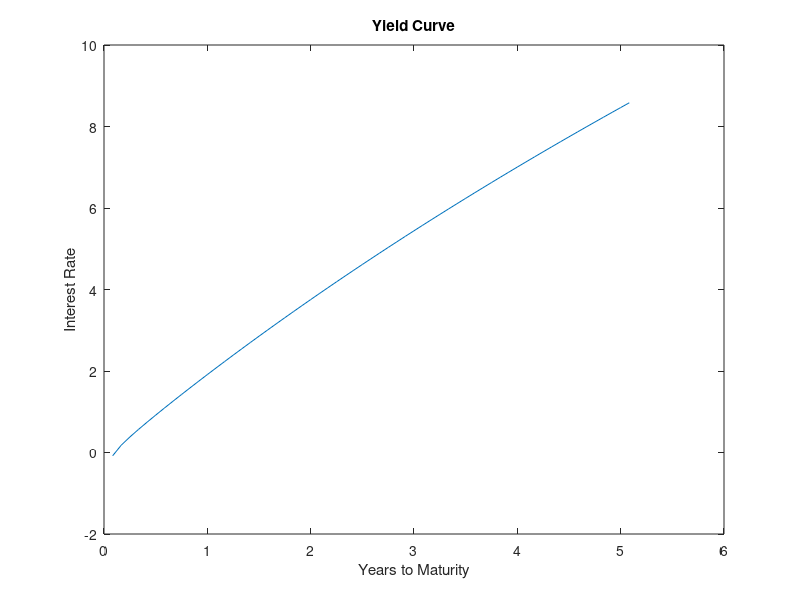

This chart was generated by the following MATLAB code:
%% Solution of the Long Run risks Model 
% Produced by Ivan Shaliastovich
% !!! For Teaching Purposes Only !!!
% Modified by Alex von Hafften on March 27, 2022

clear all
close all


freq = 12;      % number of periods per year

%%%%%%%%%%%%%%%%%%%%%%%%%%%%%%%%%%%%%%%%%%%%%%%%%%%
% Calibration:
% ------------ Preferences:
delta   =0.999;      
psi=  1.5;          
ga=  10;

% ------------ CONSUMPTION:
mu_c= 0.0015;
rho= 0.978; 
varphi_e = 0.037;

%------------ Volatility:
sigma_w=0.0000028;
nu= 0.999;
sigma_c0=  0.0072;    

% ------------ DIVIDENDS (MARKET Portfolio)
mu_d=  0.0015;     
phi= 2.5;
varphi_d =5.96;
pi_d = 2.6;

%%%%%%%%%%%%%%%%%%%%%%%%%%%%%%%%%%%%%%%%%%%%%%%%%%%

% ------------ Model Solution: Consumption Asset

theta = (1-ga)/(1-1/psi);

% Solve for kappa1
dif = 100;
kappa1 = delta;
count = 0;

while dif>1.0e-10
    
    
    A_x = (1-1/psi)/(1-kappa1*rho);  

    A_s = 0.5*((1-ga)*(1-1/psi) / (1-kappa1*nu))*( 1 +varphi_e^2* (kappa1/ (1-kappa1*rho))^2);
    
    kappa1_NEW = delta*exp( (1-1/psi)* mu_c + A_s*(1-kappa1*nu)*sigma_c0^2 ...
        +0.5*theta*kappa1^2*(A_s )^2*sigma_w^2 );
                
    dif = abs(kappa1-kappa1_NEW);
    kappa1 = kappa1_NEW;
    
    count = count+1;
    
    if count>500 
        kappa1=2; 
        break;
    end
end

if (kappa1>1 || kappa1<0.0) 
    error('Error: No Equilibrium Solution');    
end

% SDF Solution:
m_x = -1/psi;
m_s = (1-theta)*A_s*(1-kappa1*nu);
m_c0 = theta*log(delta) - (theta-1)*log(kappa1) - ga*mu_c - m_s*sigma_c0^2;

Lambda_g = ga;
Lambda_x = (1-theta)*kappa1*A_x;
Lambda_s = (1-theta)*kappa1*A_s;

% Parameters of the Real Yield curve
T = 12*5+1;
B_c0 = zeros(T,1);
B_x = zeros(T,1);
B_s = zeros(T,1);

B_c0(1) = m_c0 + 0.5*Lambda_s^2*sigma_w^2;
B_x(1) = m_x;
B_s(1) = m_s + 0.5*(ga^2 +  varphi_e^2*Lambda_x^2);

disp('Question 1: ')
fprintf(' Average annualized log return on consumption asset is  %2.5f  \n',  (-log(kappa1) + mu_c)*100*freq);
fprintf(' Average annualized one-period real risk-free  rate is  %2.5f  \n',  (-B_c0(1) - B_s(1)*sigma_c0^2)*100*freq);

% SDF volatility decomposition
c_vol = Lambda_g^2*sigma_c0^2;
x_vol = Lambda_x^2*varphi_e^2*sigma_c0^2;
s_vol = sigma_w^2*Lambda_s^2;
sdf_vol = c_vol + x_vol + s_vol;

disp('Question 2: ')
fprintf(' Average conditional volatility of SDF %2.5f  \n',  sdf_vol*100*freq);
fprintf(' Fraction from short-run news %2.5f  percent \n',  c_vol/sdf_vol*100);
fprintf(' Fraction from long-run news %2.5f  percent \n',  x_vol/sdf_vol*100);
fprintf(' Fraction from volatility news %2.5f  percent \n',  s_vol/sdf_vol*100);

%%%%%%%%%%%%%%%%%%%%%%%%%%%%%%%%%%%%%%%%%%%%%%%%%%%

% ------------ Term Structure

for t = 2:T
    B_c0(t) = - m_c0 + B_c0(t-1) + B_s(t-1)*sigma_c0^2*(1+nu) ...
        - 1/2*(Lambda_s*sigma_w - B_s(t-1)*sigma_w)^2;
    B_x(t) = - m_x + B_x(t-1)*rho;
    B_s(t) = - m_s + B_s(t-1)*nu - 1/2*(Lambda_g + (Lambda_x*varphi_e + B_x(t-1)*varphi_e)^2);
end

yield_curve = (B_c0 + B_s*sigma_c0^2)./((1:T)')*100;

% for question 4
plot((1:T)'./freq,yield_curve)
title("Yield Curve")
xlabel("Years to Maturity")
ylabel("Interest Rate")
saveas(gcf,"p4_output_4.png")

%%%%%%%%%%%%%%%%%%%%%%%%%%%%%%%%%%%%%%%%%%%%%%%%%%%

% ------------ Model solution: Dividend-Paying Asset


% Solve for kappa1d
dif = 100;
kappa1d = delta;
count = 0;

while dif>1.0e-10
    
    H_x = (m_x + phi)/(1 - kappa1d*rho);

    H_s = (m_s + 0.5 * (Lambda_g - pi_d)^2 + 0.5 * (Lambda_x*varphi_e - kappa1d*H_x*varphi_e)^2 + 0.5 * varphi_d^2)/(1-kappa1d*nu);

    kappa1d_NEW = exp(m_c0 + mu_d - H_s*(kappa1d*nu - 1)*sigma_c0^2 + 0.5*(Lambda_s*sigma_w - kappa1d*H_s*sigma_w)^2);
                
    dif = abs(kappa1d-kappa1d_NEW);
    kappa1d = kappa1d_NEW;
    
    count = count+1;
    
    if count>500 
        kappa1d=2; 
        break;
    end
end

if (kappa1d>1 || kappa1d<0.0) 
    error('Error: No Equilibrium Solution');    
end

% Solve for expected price-consumption and price-dividend ratios
E_pc = log(kappa1/(1 - kappa1));
E_pd = log(kappa1d/(1 - kappa1d));

disp('Question 5: ')
fprintf('Average price-consumption ratio is %2.3f  \n',  E_pc);
fprintf('Average price-dividend ratio is %2.3f  \n',  E_pd);
fprintf('Average price-dividend ratio in data is %2.3f  \n',  3.443);

%% Average equity premia

% consumption asset
c_vol = Lambda_g*sigma_c0^2;
x_vol = (kappa1*A_x*varphi_e)*(Lambda_x*varphi_e)*sigma_c0^2;
s_vol = (kappa1*A_s*sigma_w)*(sigma_w*Lambda_s);
rp_c_avg = c_vol + x_vol + s_vol;

disp('Question 6: ')
fprintf('Average equity premium on consumption asset is %2.5f \n',  rp_c_avg*freq*100);
fprintf('Fraction that comes from short-run news is %2.5f percent \n',  c_vol/rp_c_avg*100);
fprintf('Fraction that comes from long-run news is %2.5f percent \n',  x_vol/rp_c_avg*100);
fprintf('Fraction that comes from volatility is %2.5f percent \n',  s_vol/rp_c_avg*100);
disp(' ')

% dividend-paying asset
c_vol = pi_d*Lambda_g*sigma_c0^2;
x_vol = (kappa1d*H_x*varphi_e)*(Lambda_x*varphi_e)*sigma_c0^2;
s_vol = (kappa1d*H_s*sigma_w)*(sigma_w*Lambda_s);
rp_d_avg = c_vol + x_vol + s_vol;

fprintf('Average equity premium on dividend-paying asset is %2.5f \n',  rp_d_avg*freq*100);
fprintf('Fraction that comes from short-run news is %2.5f percent \n',  c_vol/rp_d_avg*100);
fprintf('Fraction that comes from long-run news is %2.5f percent \n',  x_vol/rp_d_avg*100);
fprintf('Fraction that comes from volatility is %2.5f percent \n',  s_vol/rp_d_avg*100);
disp(' ')

% Volatility of equity premia
Sig2V = sigma_w^2/(1-nu^2)^2;
EV2 = sigma_c0^2;
SigV = Sig2V/(4*EV2); 
SigX = varphi_e^2*SigV/(1-rho^2); 

rp_c_vol = (Lambda_g  + (kappa1*A_x*varphi_e)*(Lambda_x*varphi_e))^2*Sig2V;
rp_d_vol = (pi_d*Lambda_g + (kappa1d*H_x*varphi_e)*(Lambda_x*varphi_e))^2*Sig2V;
rf_vol = (m_x)^2*SigX + (m_s + 0.5*(Lambda_g^2 + Lambda_x^2*varphi_e^2))^2*Sig2V;

disp('Question 7: ')
fprintf('Volatility of equity premium on consumption asset is %2.5f \n',  rp_c_vol*freq*100);
fprintf('Volatility of equity premium on dividend-paying asset is %2.5f \n',  rp_d_vol*freq*100);
fprintf('Volatility of risk free rate is %2.5f \n',  rf_vol*freq*100);
